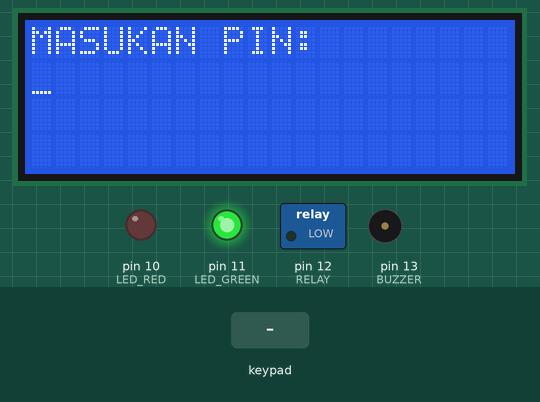
This sketch was run on a simulated Arduino Uno, built with avr-gcc and run on an emulated ATmega328P. On the bench: 20×4 character LCD, switched loads named in the sketch (green lamp = pin HIGH), output pins drawn as LEDs (lit = HIGH), buzzer (waves = sounding, pin HIGH). The test bench sets the inputs (shaded band).

Above: at 1.2 s.
1.3 s: keypad keys 3 2 1 9 1 8 = pressed 0.4 s apart
At 4.6 s:
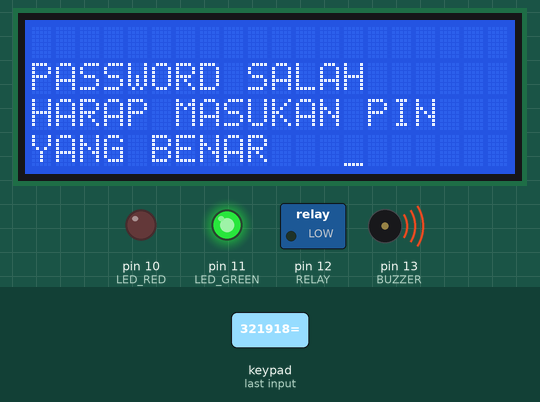
5.6 s: key '7' pressed
At 7.0 s:
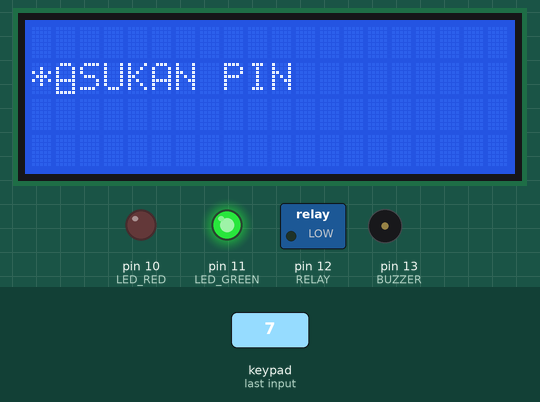
8.2 s: keypad keys 3 2 1 9 1 8 pressed 0.4 s apart
At 9.4 s:
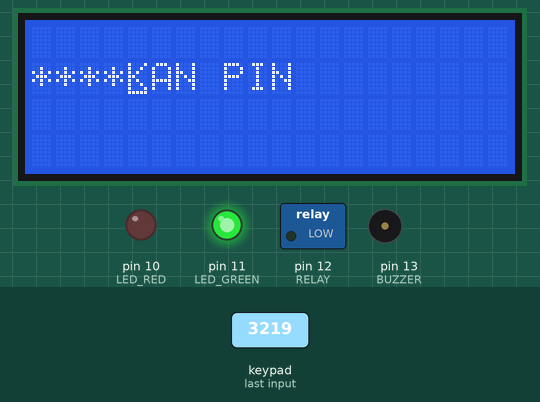
12.1 s: key 'C' pressed
At 13.2 s:
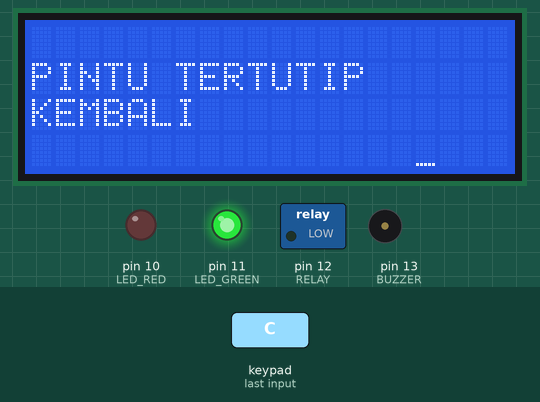
15.1 s: key '8' pressed
At 16.4 s:
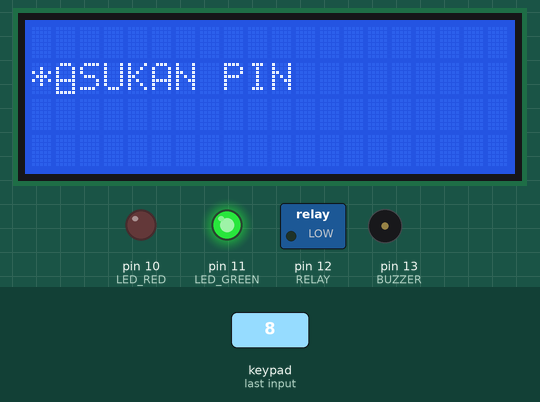
Timing chart, 0 to 17.6 s (numbered marks = the images above; inputs shaded):
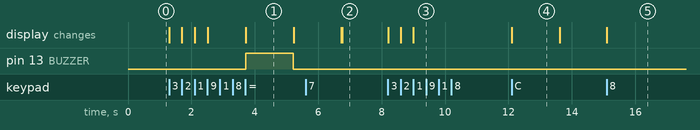

The sketch:

PROGRAM_SMARTDOOR.ino
```cpp
#include <LiquidCrystal.h>
#include <Keypad.h>

LiquidCrystal lcd(9, 8, 7, 6, 5, 4);

const byte ROWS = 4;
const byte COLS = 4;

char hexaKeys[ROWS][COLS] = {
  {'7', '8', '9', '/'},
  {'4', '5', '6', '*'},
  {'1', '2', '3', '-'},
  {'C', '0', '=', '+'}
};

byte rowPins[ROWS] = {3, 2, 19, 18};
byte colPins[COLS] = {17, 16, 15, 14};

Keypad customKeypad = Keypad(makeKeymap(hexaKeys), rowPins, colPins, ROWS, COLS);

const int LED_RED = 10;
const int LED_GREEN = 11;
const int RELAY = 12;
const int BUZZER = 13;

char keycount = 0;
char code[4];

void setup() {
  pinMode(LED_RED, OUTPUT);
  pinMode(LED_GREEN, OUTPUT);
  pinMode(RELAY, OUTPUT);
  pinMode(BUZZER, OUTPUT);

  lcd.begin(20, 4);  // Inisialisasi LCD 20x4
  lcd.print("MASUKAN PIN:");
  lcd.setCursor(0, 1);
  lcd.cursor();

  digitalWrite(LED_GREEN, HIGH);
  digitalWrite(LED_RED, LOW);
  digitalWrite(RELAY, LOW);
}

void loop() {
  char customKey = customKeypad.getKey();

  if (customKey && (keycount < 4) && (customKey != '=') && (customKey != 'C')) {
    lcd.print('*');
    code[keycount] = customKey;
    keycount++;
  }

  if (customKey == 'C') {
    Lock();
  }

  if (customKey == '=') {
    if ((code[0] == '1') && (code[1] == '2') && (code[2] == '3') && (code[3] == '4')) {
      digitalWrite(LED_GREEN, LOW);
      digitalWrite(LED_RED, HIGH);
      digitalWrite(RELAY, HIGH);
      lcd.clear();  // Menghapus layar LCD
      lcd.setCursor(0, 1);
      lcd.print("PINTU TERBUKA       ");
      lcd.setCursor(0, 2);
      lcd.print("SILAHKAN MASUK!!");
      lcd.setCursor(0, 3);
      lcd.print("TUTUP KEMBALI!!   ");
      delay(4000);
      Lock();
    }
    else {
      lcd.clear();  // Menghapus layar LCD
      lcd.setCursor(0, 1);
      lcd.print("PASSWORD SALAH");
      lcd.setCursor(0, 2);
      lcd.print("HARAP MASUKAN PIN ");
      lcd.setCursor(0, 3);
      lcd.print("YANG BENAR   ");
      digitalWrite(BUZZER, HIGH);
      delay(1500);
      digitalWrite(BUZZER, LOW);
      Lock();
    }
  }
}

void Lock() {
  lcd.clear();  // Menghapus layar LCD
  lcd.setCursor(0, 1);
  lcd.print("PINTU TERTUTIP");
  lcd.setCursor(0, 2);
  lcd.print("KEMBALI");
  lcd.setCursor(0, 3);
  lcd.print("                ");
  delay(1500);
  lcd.clear();  // Menghapus layar LCD
  lcd.setCursor(0, 1);
  lcd.print("MASUKAN PIN");
  lcd.setCursor(0, 2);
  lcd.print("                ");
  lcd.setCursor(0, 3);
  lcd.print("                ");
  lcd.setCursor(0, 1);
  keycount = 0;
  digitalWrite(LED_GREEN, HIGH);
  digitalWrite(LED_RED, LOW);
  digitalWrite(RELAY, LOW);
}
```

Measured:
- after the input at 1.3 s, pin 13 (BUZZER): LOW → HIGH after 2.4 s, → LOW 1.5 s later; the display: first changes at once (image 1 shows a later state)
- after the input at 5.6 s, the display: first differs from a run without the input after 1.2 s (image 2)
- after the input at 8.2 s, the display: first changes at once (image 3 shows a later state)
- after the input at 12.1 s, the display: changes at once (image 4)
- after the input at 15.1 s, the display: changes at once (image 5)
- what the display in image 1 shows lasts 1.5 s, from 3.7 s to 5.2 s
